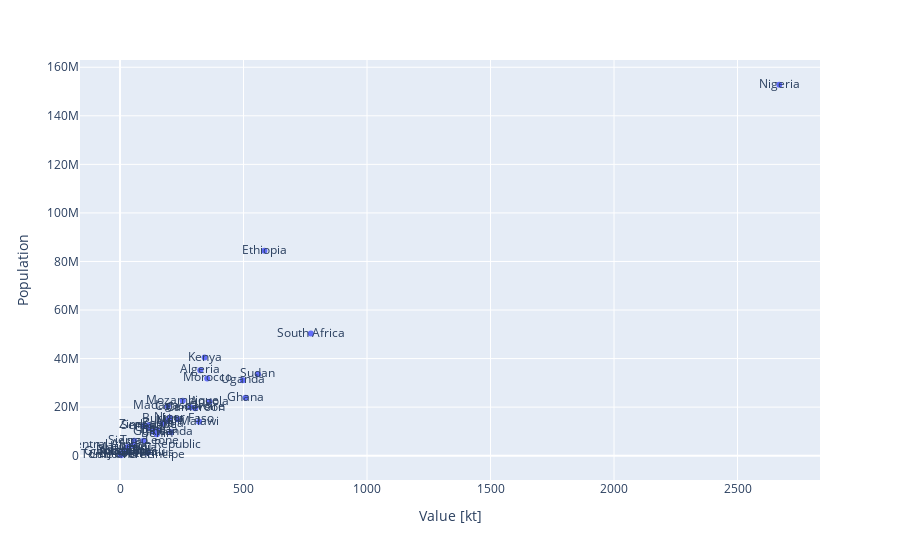

Here is the notebook cell this chart was saved with:
### Markdown cell above
##### Narrative:
An increase in the population approximately brought an increase in the food produced across the years 2004 to 2013.

### Code cell
px.scatter(meanPPo_C, x='Value [kt]', y='Population', text='Country')

### Figure 1 — Plotly figure (JSON) as saved in the notebook; plotly's stock layout.template omitted (floating-point values rounded to 4 significant figures)
{"data": [{"hovertemplate": "Value [kt]=%{x}<br>Population=%{y}<br>Country=%{text}<extra></extra>", "legendgroup": "", "marker": {"color": "#636efa", "symbol": "circle"}, "mode": "markers+text", "name": "", "orientation": "v", "showlegend": false, "text": ["Algeria", "Angola", "Benin", "Botswana", "Burkina Faso", "Cabo Verde", "Cameroon", "Central African Republic", "Chad", "Cote d'Ivoire", "Djibouti", "Ethiopia", "Gabon", "Ghana", "Guinea", "Guinea-Bissau", "Kenya", "Lesotho", "Liberia", "Madagascar", "Malawi", "Mali", "Mauritania", "Mauritius", "Morocco", "Mozambique", "Namibia", "Niger", "Nigeria", "Rwanda", "Sao Tome and Principe", "Senegal", "Sierra Leone", "South Africa", "Sudan", "Togo", "Tunisia", "Uganda", "Zambia", "Zimbabwe"], "type": "scatter", "x": [325.3, 362.0, 149.3, 14.14, 232.9, 5.024, 304.1, 55.38, 115.6, 285.1, 3.027, 584.5, 33.91, 508.6, 133.7, 16.58, 342.5, 16.46, 34.9, 192.9, 320.2, 192.3, 26.42, 112.6, 353.0, 254.2, 33.02, 201.9, 2669.0, 206.9, 3.972, 95.03, 95.47, 772.8, 558.5, 57.42, 152.0, 497.2, 172.3, 114.6], "xaxis": "x", "y": [35190000.0, 22220000.0, 8844000.0, 1925000.0, 14970000.0, 484000.0, 19580000.0, 4262000.0, 11420000.0, 19910000.0, 824400.0, 84380000.0, 1561000.0, 23890000.0, 9872000.0, 1472000.0, 40440000.0, 2000000.0, 3680000.0, 20320000.0, 13980000.0, 14370000.0, 3358000.0, 1243000.0, 31810000.0, 22650000.0, 2065000.0, 15660000.0, 152800000.0, 9684000.0, 173200.0, 12220570, 6186000.0, 50280000.0, 33520000.0, 6184305, 10480000.0, 31060000.0, 13120000.0, 12550000.0], "yaxis": "y"}], "layout": {"legend": {"tracegroupgap": 0}, "margin": {"t": 60}, "xaxis": {"anchor": "y", "domain": [0, 1], "title": {"text": "Value [kt]"}}, "yaxis": {"anchor": "x", "domain": [0, 1], "title": {"text": "Population"}}}}
